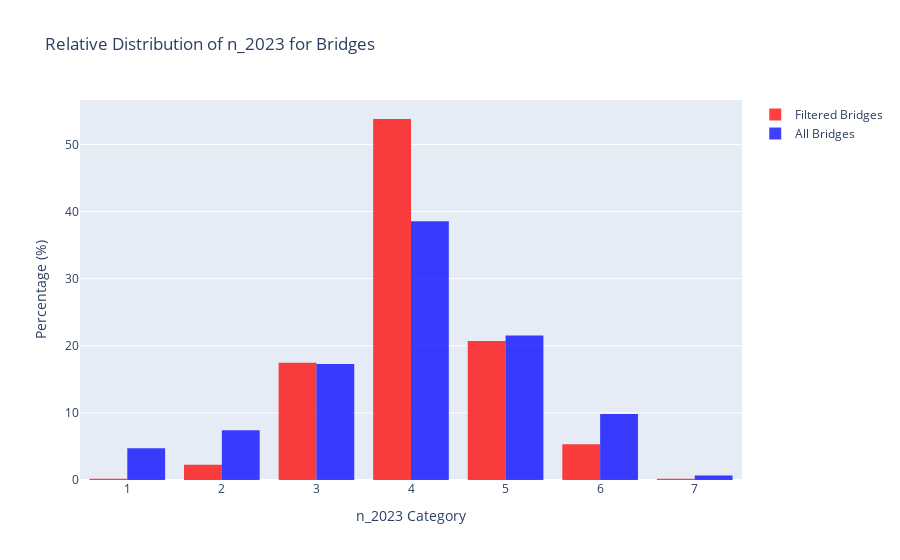

Source (notebook cell):
### Code cell
import plotly.graph_objects as go

# Creating the histogram for filtered_bridges
trace_filtered = go.Histogram(
    x=filtered_bridges["n_2023"],
    name='Filtered Bridges',
    marker_color='red',
    opacity=0.75,
    histnorm='percent',
    offsetgroup=1  # Set offsetgroup to 1 for the bars to be side by side
)

# Creating the histogram for df_bridges_all
trace_all = go.Histogram(
    x=df_bridges_all["n_2023"],
    name='All Bridges',
    marker_color='blue',
    opacity=0.75,
    histnorm='percent',
    offsetgroup=2  # Set offsetgroup to 2 for the bars to be side by side
)

# Creating the figure and adding the histograms
fig = go.Figure(data=[trace_filtered, trace_all])

# Update the layout
fig.update_layout(
    title_text='Relative Distribution of n_2023 for Bridges',
    xaxis_title_text='n_2023 Category',
    yaxis_title_text='Percentage (%)',
    barmode='group'  # Set barmode to "group" for bars to be side by side
)

# Adjusting the opacity for better visualization
fig.update_traces(opacity=0.75)

fig.show()

### Figure 1 — Plotly figure (JSON) as saved in the notebook; plotly's stock layout.template omitted (floating-point values rounded to 4 significant figures; data arrays with more than 128 entries replaced by an {"elided": "..."} marker saying what was removed)
{"data": [{"histnorm": "percent", "marker": {"color": "red"}, "name": "Filtered Bridges", "offsetgroup": "1", "opacity": 0.75, "type": "histogram", "x": {"elided": "526 int values"}}, {"histnorm": "percent", "marker": {"color": "blue"}, "name": "All Bridges", "offsetgroup": "2", "opacity": 0.75, "type": "histogram", "x": {"elided": "8125 int values"}}], "layout": {"barmode": "group", "title": {"text": "Relative Distribution of n_2023 for Bridges"}, "xaxis": {"title": {"text": "n_2023 Category"}}, "yaxis": {"title": {"text": "Percentage (%)"}}}}
